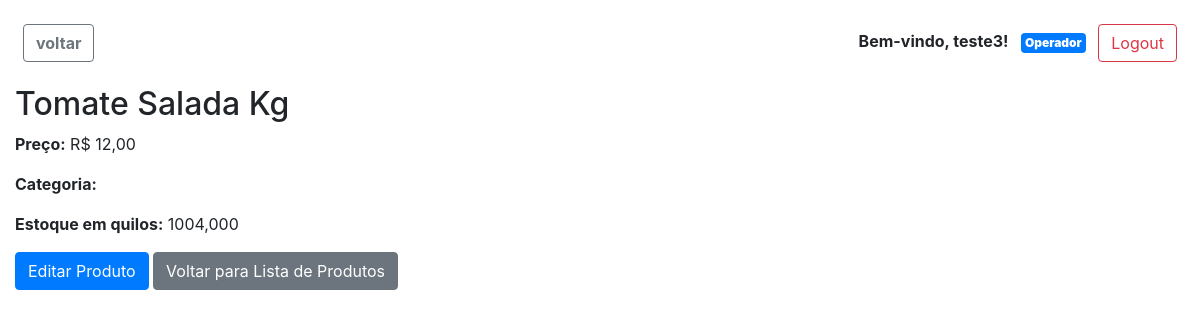
Before: /pdvweb/produtos/1/ (signed in) with the older database file.
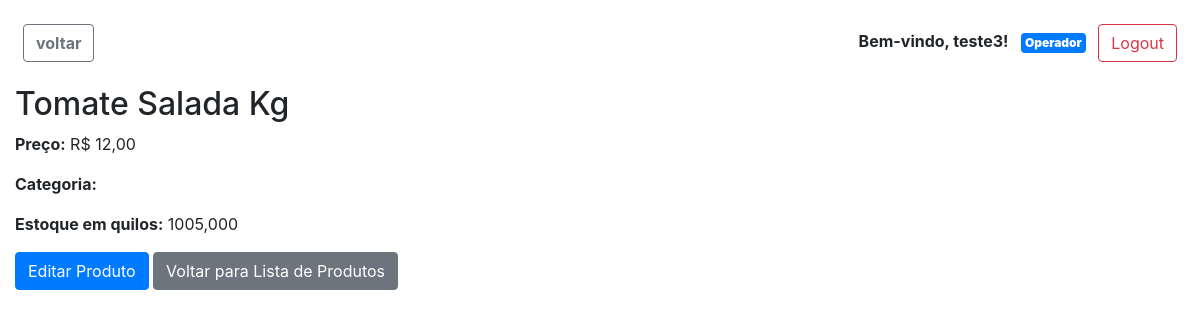
After: the same page with the newer database file.
### pdvweb/models.py (models this page shows, shortened)
class ProdutoBase(models.Model):
    codigo = models.CharField(max_length=10, unique=False, blank=True)
    nome = models.CharField(max_length=100, unique=True)
    descricao = models.TextField(blank=True, null=True)
    categoria = models.ForeignKey(
        Categoria, on_delete=models.SET_NULL, null=True, blank=True)
    class Meta:
        abstract = True

class ProdutoPorPeso(ProdutoBase):
    preco_por_kilo = models.DecimalField(
        max_digits=10, decimal_places=2, validators=[MinValueValidator(0)])
    estoque_em_kilos = models.DecimalField(
        max_digits=10, decimal_places=3, default=0)

### pdvweb/views.py (the view)
@login_required
def detalhar_produto(request, produto_codigo):
    produto_por_quantidade = ProdutoPorQuantidade.objects.filter(
        codigo=produto_codigo).first()
    produto_por_peso = ProdutoPorPeso.objects.filter(
        codigo=produto_codigo).first()
    if produto_por_quantidade:
        produto = produto_por_quantidade
    elif produto_por_peso:
        produto = produto_por_peso
    else:
        return HttpResponseNotFound("Produto não encontrado")
    context = {
        'produto': produto
    }
    return render(request, 'pdvweb/produto_detail.html', context)

### pdvweb/templates/pdvweb/produto_detail.html (shortened to what this page needs)
{% extends 'pdvweb/base.html' %}
{% block content %}
    <h2>{{ produto.nome }}</h2>
    {% if produto.preco %}
        <p><strong>Preço:</strong> R$ {{ produto.preco }}</p>
    {% elif produto.preco_por_kilo %}
        <p><strong>Preço:</strong> R$ {{ produto.preco_por_kilo }}</p>
    {% endif %}
    <p><strong>Categoria:</strong> {{ produto.categoria.nome }}</p>
    {% if produto.preco %}
        <p><strong>Estoque:</strong> {{ produto.estoque }}</p>
    {% elif produto.preco_por_kilo %}
        <p><strong>Estoque em quilos:</strong> {{ produto.estoque_em_kilos }}</p>
    {% endif %}
    <a href="{% url 'pdvweb:editar_produto' produto.codigo %}" class="btn btn-primary">Editar Produto</a>
    <a href="{% url 'pdvweb:listar_produtos' %}" class="btn btn-secondary">Voltar para Lista de Produtos</a>
{% endblock %}

Changed rows visible on the page:
changed ProdutoPorPeso "Tomate Salada Kg": estoque_em_kilos "1004,000" → "1005,000"
